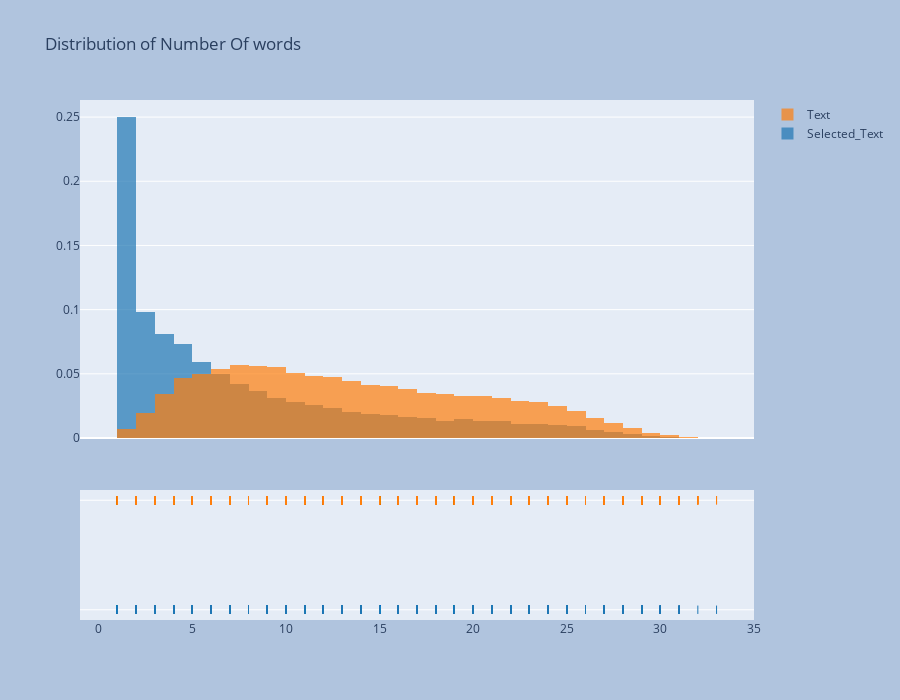

The cell this chart's notebook holds for it:
### Code cell
hist_data = [train['Num_words_ST'],train['Num_word_text']]

group_labels = ['Selected_Text', 'Text']

# Create distplot with custom bin_size
fig = ff.create_distplot(hist_data, group_labels,show_curve=False)
fig.update_layout(title_text='Distribution of Number Of words')
fig.update_layout(
    autosize=False,
    width=900,
    height=700,
    paper_bgcolor="LightSteelBlue",
)
fig.show()

### Figure 1 — Plotly figure (JSON) as saved in the notebook; plotly's stock layout.template omitted (floating-point values rounded to 4 significant figures; data arrays with more than 128 entries replaced by an {"elided": "..."} marker saying what was removed)
{"data": [{"autobinx": false, "histnorm": "probability density", "legendgroup": "Selected_Text", "marker": {"color": "rgb(31, 119, 180)"}, "name": "Selected_Text", "opacity": 0.7, "type": "histogram", "x": {"elided": "27480 int values"}, "xaxis": "x", "xbins": {"end": 33, "size": 1, "start": 1}, "yaxis": "y"}, {"autobinx": false, "histnorm": "probability density", "legendgroup": "Text", "marker": {"color": "rgb(255, 127, 14)"}, "name": "Text", "opacity": 0.7, "type": "histogram", "x": {"elided": "27480 int values"}, "xaxis": "x", "xbins": {"end": 33, "size": 1, "start": 1}, "yaxis": "y"}, {"legendgroup": "Selected_Text", "marker": {"color": "rgb(31, 119, 180)", "symbol": "line-ns-open"}, "mode": "markers", "name": "Selected_Text", "showlegend": false, "type": "scatter", "x": {"elided": "27480 int values"}, "xaxis": "x", "y": {"elided": "27480 str values"}, "yaxis": "y2"}, {"legendgroup": "Text", "marker": {"color": "rgb(255, 127, 14)", "symbol": "line-ns-open"}, "mode": "markers", "name": "Text", "showlegend": false, "type": "scatter", "x": {"elided": "27480 int values"}, "xaxis": "x", "y": {"elided": "27480 str values"}, "yaxis": "y2"}], "layout": {"autosize": false, "barmode": "overlay", "height": 700, "hovermode": "closest", "legend": {"traceorder": "reversed"}, "paper_bgcolor": "LightSteelBlue", "title": {"text": "Distribution of Number Of words"}, "width": 900, "xaxis": {"anchor": "y2", "domain": [0, 1], "zeroline": false}, "yaxis": {"anchor": "free", "domain": [0.35, 1], "position": 0}, "yaxis2": {"anchor": "x", "domain": [0, 0.25], "dtick": 1, "showticklabels": false}}}
